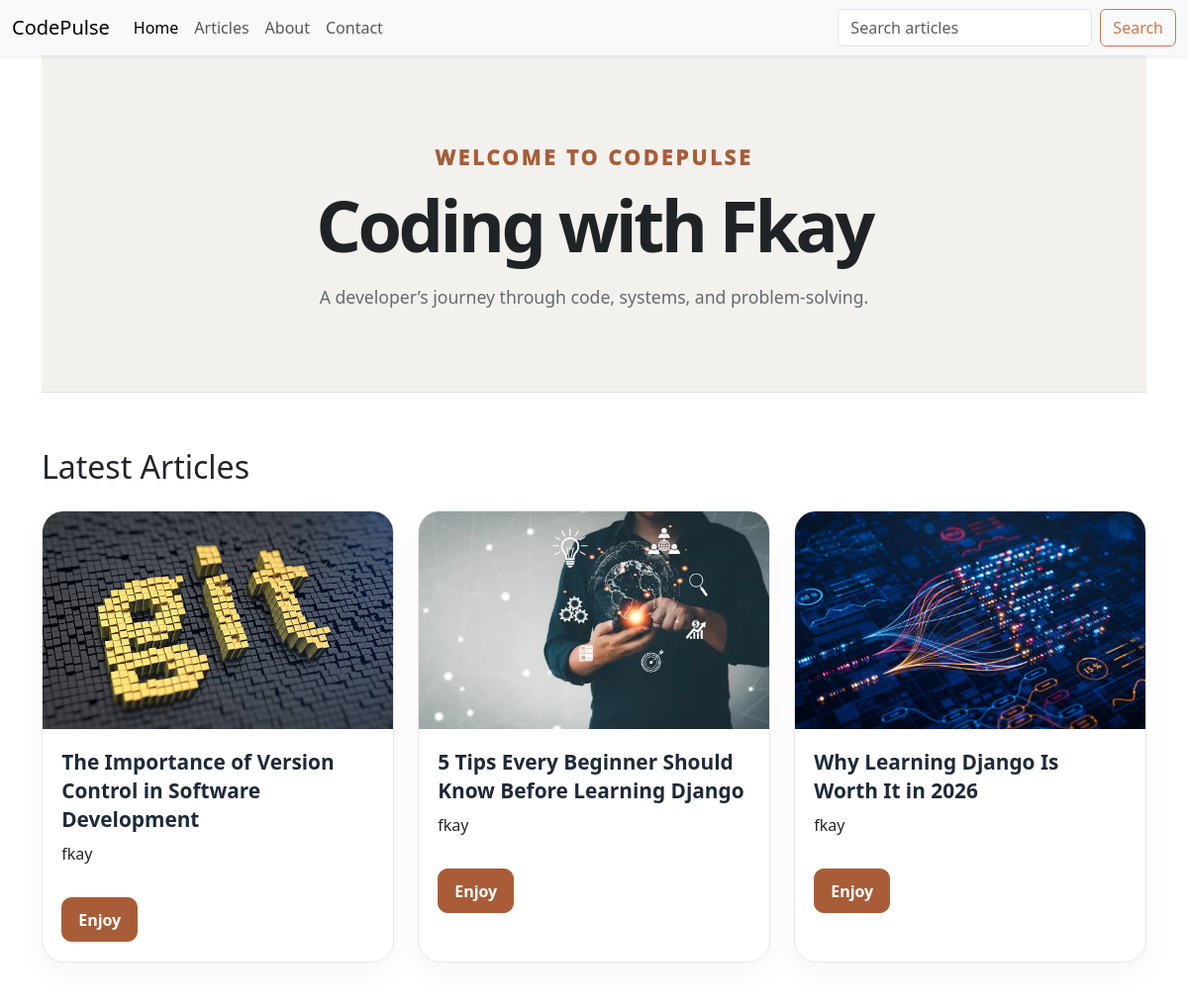
The app's page / (upper part), older data.
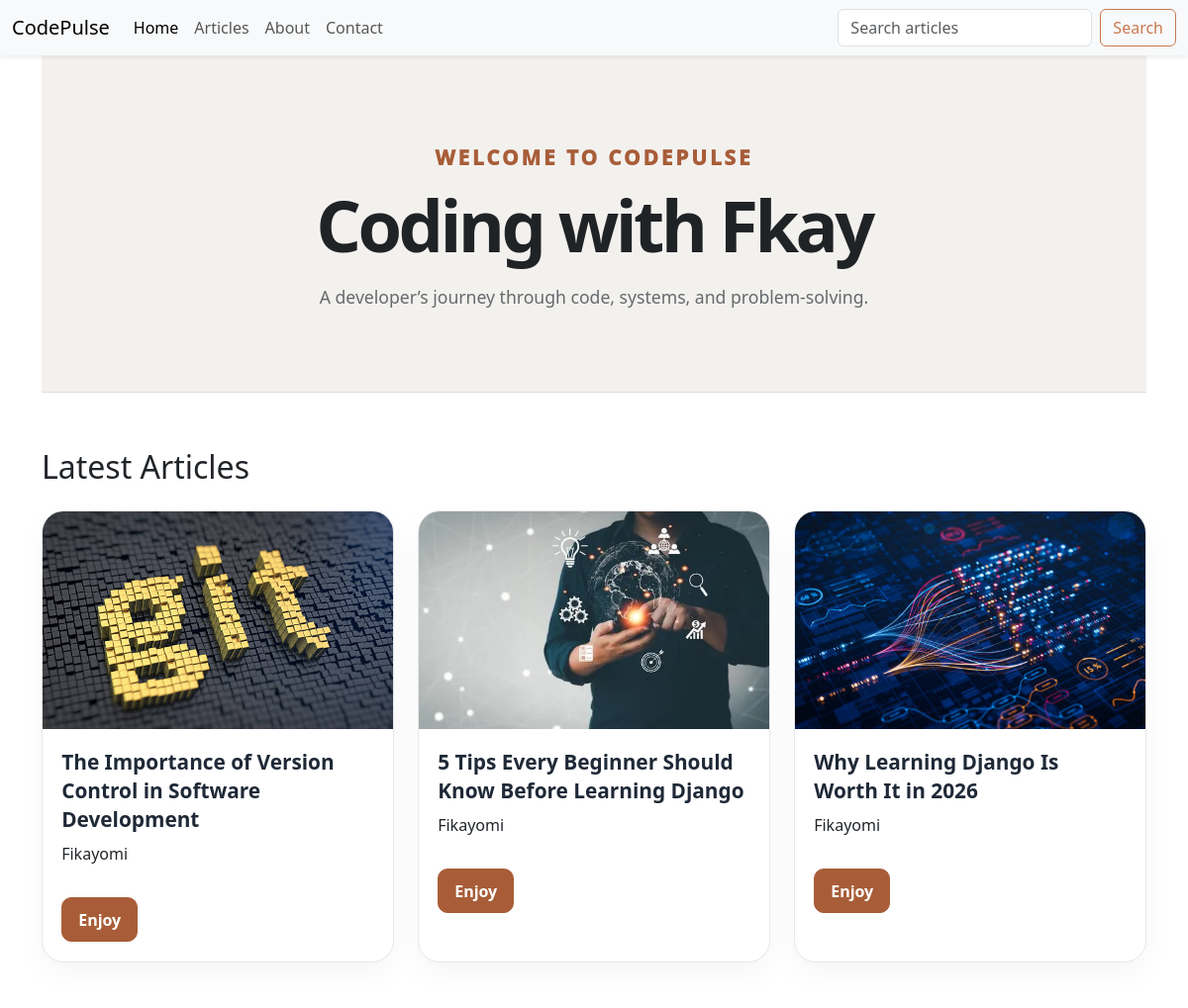
The same page, newer data.
### blog/models.py (models this page shows)
class Blog(models.Model):
    unit = models.ForeignKey(
        Unit,
        on_delete=models.SET_NULL,
        related_name='articles',
        null=True,
        blank=True,
    )
    title = models.CharField(max_length=200)
    slug = models.SlugField(max_length=200)
    content = models.TextField()
    image_url = models.ImageField()
    author = models.CharField(max_length=200)
    created_at = models.DateTimeField(auto_now_add=True)
    updated_at = models.DateTimeField(auto_now=True)

### blog/views.py (the view)
# urls.py: path('', views.home, name='home'),
def home(request):
    query = request.GET.get('q', '').strip()
    posts = Blog.objects.all()
    if query:
        posts = posts.filter(
            Q(title__icontains=query)
            | Q(content__icontains=query)
            | Q(author__icontains=query)
        )
    posts = posts.order_by('-created_at')[:3]
    return render(request, 'blog/home.html', {'posts': posts, 'query': query})

### blog/templates/blog/home.html (shortened to what this page needs)
{% extends 'blog/base.html' %}
{% block content %}
<section class="home-hero">
    <div class="container">
        <p class="section-label">Welcome to CodePulse</p>
        <h1>Coding with Fkay</h1>
        <p class="home-hero__lead">
            A developer’s journey through code, systems, and problem-solving.
        </p>
    </div>
</section>
<h2 class="latest-articles-heading mb-4" id="articles">Latest Articles</h2>
    <div class="row">
        {% for blog in posts %}
        <div class="col">
            <div class="card article-card h-100">
                <img src="{{ blog.image_url.url }}" class="card-img-top" alt="{{ blog.title }}">
                <div class="card-body">
                    <h5 class="card-title">{{ blog.title }}</h5>
                    <p class="card-author">{{ blog.author }}</p>
                    <a href="{% url 'detail' blog.id %}" class="btn btn-primary article-btn">Enjoy</a>
                </div>
            </div>
        </div>
    {% endfor %}
    </div>
{% endblock %}

### blog/templates/blog/base.html (shortened to what this page needs)
{% load static %}
<!doctype html>
<html lang="en">
<head>
    <link href="https://cdn.jsdelivr.net/npm/bootstrap@5.3.8/dist/css/bootstrap.min.css" rel="stylesheet"
>
    <link rel="stylesheet" href="{% static 'blog/css/style.css' %}">
</head>
<body>
<nav class="navbar navbar-expand-lg bg-body-tertiary shadow-sm">
    <div class="container-fluid">
        <a class="navbar-brand" href="{% url 'home' %}">CodePulse</a>
        <div class="collapse navbar-collapse" id="navbarSupportedContent">
            <ul class="navbar-nav me-auto mb-2 mb-lg-0">
                <li class="nav-item">
                    <a class="nav-link active" aria-current="page" href="{% url 'home' %}">Home</a>
                </li>
                <li class="nav-item">
                    <a class="nav-link" href="{% url 'articles' %}">Articles</a>
                </li>
                <li class="nav-item">
                    <a class="nav-link" href="{% url 'about' %}">About</a>
                </li>
                <li class="nav-item">
                    <a class="nav-link" href="{% url 'contact' %}">Contact</a>
            </ul>
            <form class="d-flex" role="search" method="get" action="{% url 'home' %}">
                <input class="form-control me-2" id="site-search" name="q" type="search"
                       placeholder="Search articles" value="{{ query|default:'' }}">
                <button class="btn btn-outline-primary" type="submit">Search</button>
            </form>
        </div>
    </div>
</nav>
<main class="container">
    {% block content %}
    {% endblock %}
</main>
</body>
</html>

### blog/static/blog/css/style.css (style rules this page uses)
.home-hero { padding: 5.5rem 0 5rem; background: #f3f1ee; border-bottom: 1px solid #dedfdd; }
.home-hero .container { max-width: 900px; text-align: center; }
.home-hero h1 { margin: 0; color: #202326; font-size: clamp(2.8rem, 6vw, 5rem); font-weight: 800; letter-spacing: -0.05em; line-height: 1.02; }
.home-hero__lead { max-width: 620px; margin: 1.25rem auto 0; color: #646a6d; font-size: 1.1rem; line-height: 1.8; }
.latest-articles-heading { margin-top: 3.5rem; }
.section-label, .about-kicker, .contact-kicker { display: inline-block; margin-bottom: 1rem; color: #a85d38; font-size: 1.3rem; font-weight: 1000; letter-spacing: 0.14em; text-transform: uppercase; }
.article-card { display: flex; flex-direction: column; height: 100%; overflow: hidden; border: 1px solid #e5e7eb; border-radius: 22px; background: #ffffff; box-shadow: 0 12px 30px rgba(15, 23, 42, 0.04); }
.article-card .card-img-top { display: block; width: 100%; height: 220px; object-fit: cover; }
.article-card .card-body { display: flex; flex: 1; flex-direction: column; padding: 1.2rem 1.2rem 1.25rem; }
.article-card .card-title { margin: 0 0 0.5rem; color: #1f2937; line-height: 1.4; font-weight: 700; font-size: 1.3rem; }
.article-card .article-btn { margin-top: 1rem; align-self: flex-start; padding: 0.6rem 1rem; border-radius: 10px; font-weight: 600; }
.btn-primary { background-color: #a85d38; border-color: #a85d38; color: #ffffff; }
.btn-outline-primary { color: #c87950; border-color: #c87950; }

Row changes from the older to the newer data that the page shows:
changed Blog "The Importance of Version Control in Software Development": author "fkay" → "Fikayomi"
changed Blog "5 Tips Every Beginner Should Know Before Learning Django": author "fkay" → "Fikayomi"
changed Blog "Why Learning Django Is Worth It in 2026": author "fkay" → "Fikayomi"
